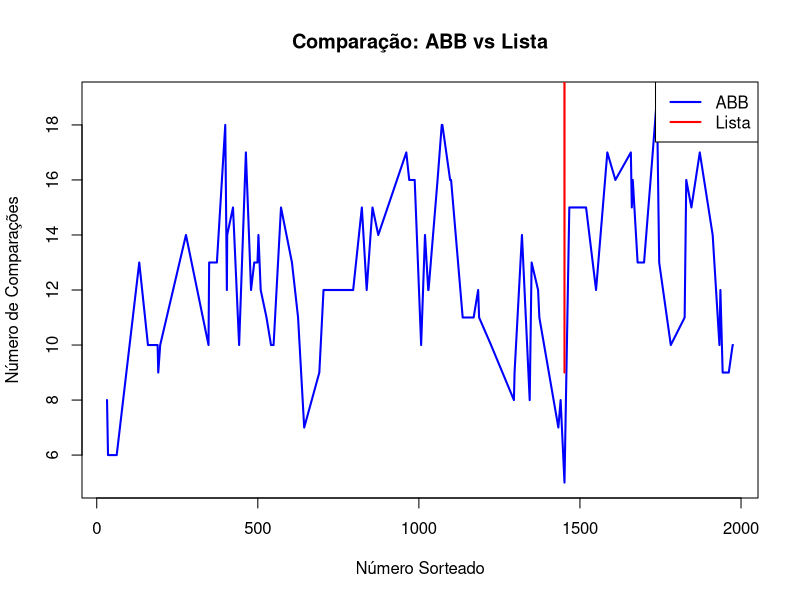

The R script that drew this image:
# Carregar os dados do CSV
dados <- read.csv("resultados.csv")

# Ordenar os dados pelo número sorteado
dados_ordenados <- dados[order(dados$numero_sorteado), ]

# Criar o gráfico
plot(dados_ordenados$numero_sorteado, dados_ordenados$comparacoes_abb, type = "l", col = "blue", lwd = 2,
     xlab = "Número Sorteado", ylab = "Número de Comparações",
     main = "Comparação: ABB vs Lista")

# Adicionar a linha da lista na mesma figura
lines(dados_ordenados$numero_sorteado, dados_ordenados$comparacoes_lista, col = "red", lwd = 2)

# Adicionar legenda
legend("topright", legend = c("ABB", "Lista"), col = c("blue", "red"), lwd = 2)
